Frame 1 (no input): blank canvas, image omitted
Frame 60 (no input): blank canvas, image omitted
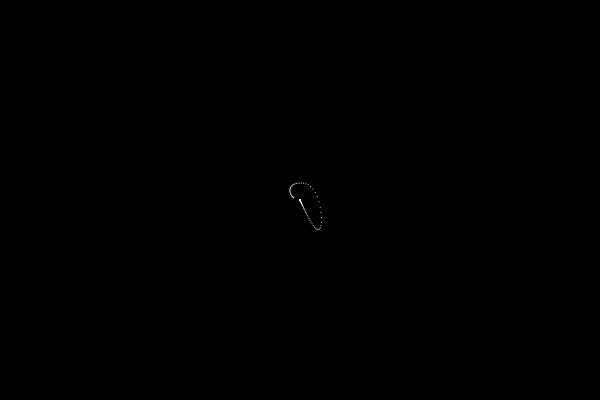
Frame 120 (the mouse pressed at the canvas centre since frame 60)

The p5.js sketch whose frames 1 and 60 were blank and that drew this single picture after the mouse press (run headless with seeded random() and noise() and a simulated clock; from frame 60 on, the mouse is pressed at the canvas centre):

// p5.js sketch
// ── sketch.js
var x = 0.01;
var y = 0;
var z = 0;

var a = 10;
var b = 28;
var c = 8.0 / 3.0;

function setup() {
	createCanvas(600, 400);
	background(0);
}

function draw() {
	var dt = 0.01;
	var dx = (a * (y - x)) * dt;
	var dy = (x * (b - z) - y) * dt;
	var dz = (x * y - c * z) * dt;
	x = x + dx;
	y = y + dy;
	z = z + dz;

	translate(width / 2, height / 2);


	stroke(255);
	point(x, y);

	print(x, y, z);
}
